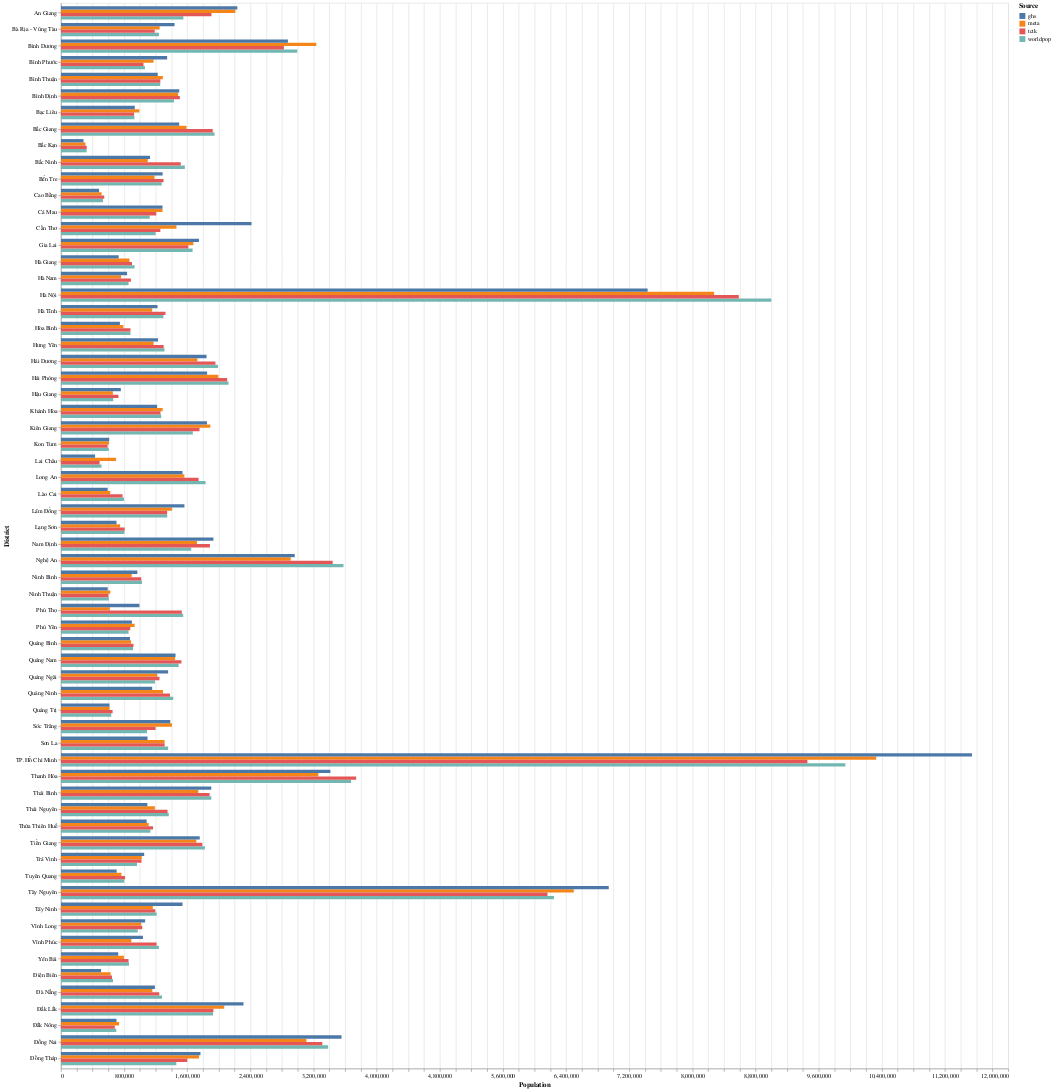

Notebook source saved alongside this figure:
### Code cell
# Create the visualization
chart = alt.Chart(df).mark_bar().encode(
    y=alt.Y('area', title="District"),
    x=alt.X('population', title='Population'),
    color=alt.Color('source', title="Source"),
    yOffset="source",
).properties(width=1600, height=1800)


chart

### Figure 1 — Vega-Lite specification as saved in the notebook (floating-point values rounded to 4 significant figures; data arrays with more than 128 entries replaced by an {"elided": "..."} marker saying what was removed)
{"config": {"view": {"continuousWidth": 300, "continuousHeight": 300}}, "data": {"name": "data-a030a5377937f569f47d008ea1bfbea7"}, "mark": {"type": "bar"}, "encoding": {"color": {"field": "source", "title": "Source", "type": "nominal"}, "x": {"field": "population", "title": "Population", "type": "quantitative"}, "y": {"field": "area", "title": "District", "type": "nominal"}, "yOffset": {"field": "source", "type": "nominal"}}, "height": 1800, "width": 1600, "$schema": "https://vega.github.io/schema/vega-lite/v5.20.1.json", "datasets": {"data-a030a5377937f569f47d008ea1bfbea7": {"elided": "256 records"}}}
